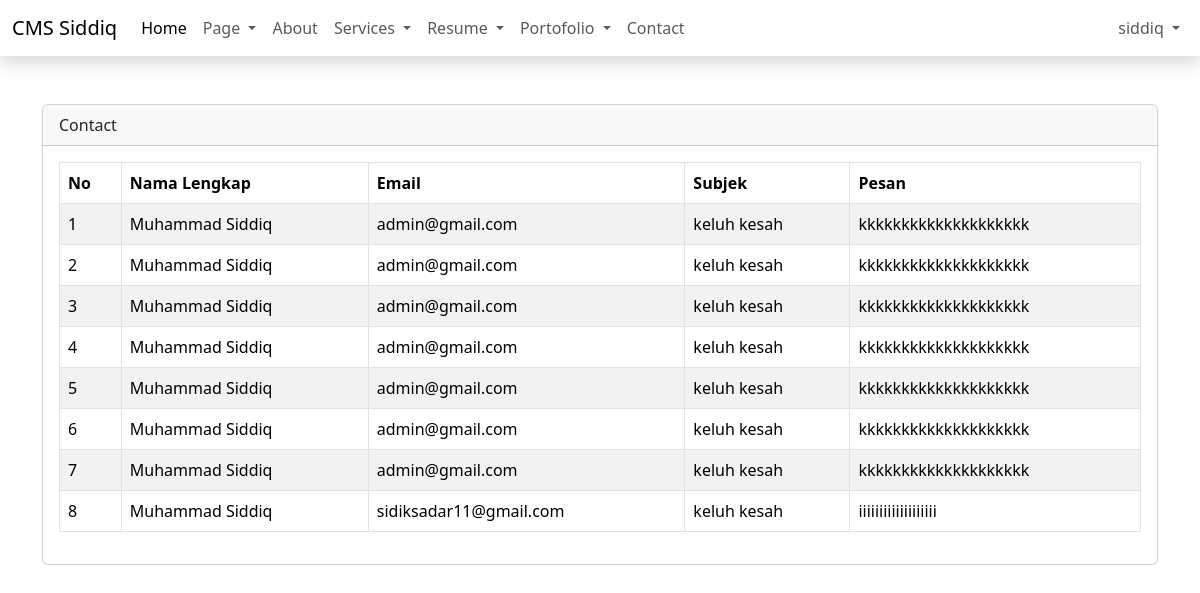
/admin/dashboard.php?page=contact (signed in), run on the app's committed database.
### tables this page shows
CREATE TABLE `contacts` (
  `id` int(20) NOT NULL,
  `name` varchar(50) NOT NULL,
  `email` varchar(50) NOT NULL,
  `subject` varchar(50) NOT NULL,
  `message` varchar(500) NOT NULL,
  `created_at` timestamp NOT NULL DEFAULT current_timestamp() ON UPDATE current_timestamp(),
  `updated_at` timestamp NOT NULL DEFAULT current_timestamp()
);

### admin/content/contact.php (the view, shortened to what this page needs)
<?php
$query = mysqli_query($config, "SELECT * FROM contacts ORDER BY id DESC");
$row = mysqli_fetch_all($query, MYSQLI_ASSOC);
?>
<div class="table-responsive">
    <table id="table" class="table table-bordered table-striped">
        <thead>
            <tr>
                <th>No</th>
                <th>Nama Lengkap</th>
                <th>Email</th>
                <th>Subjek</th>
                <th>Pesan</th>
            </tr>
        </thead>
        <tbody>
            <?php $i = 1;
            foreach ($row as $key => $data): ?>
                <tr>
                    <td><?= $key + 1 ?></td>
                    <td><?= $data['name'] ?></td>
                    <td><?= $data['email'] ?></td>
                    <td><?= $data['subject'] ?></td>
                    <td><?= $data['message'] ?></td>
                </tr>
            <?php endforeach ?>
        </tbody>
    </table>
</div>

### data on the page
contacts: name "Muhammad Siddiq", email "admin@gmail.com", subject "keluh kesah", message "kkkkkkkkkkkkkkkkkkkk"
contacts: name "Muhammad Siddiq", email "admin@gmail.com", subject "keluh kesah", message "kkkkkkkkkkkkkkkkkkkk"
contacts: name "Muhammad Siddiq", email "admin@gmail.com", subject "keluh kesah", message "kkkkkkkkkkkkkkkkkkkk"
contacts: name "Muhammad Siddiq", email "admin@gmail.com", subject "keluh kesah", message "kkkkkkkkkkkkkkkkkkkk"
contacts: name "Muhammad Siddiq", email "admin@gmail.com", subject "keluh kesah", message "kkkkkkkkkkkkkkkkkkkk"
contacts: name "Muhammad Siddiq", email "admin@gmail.com", subject "keluh kesah", message "kkkkkkkkkkkkkkkkkkkk"
contacts: name "Muhammad Siddiq", email "admin@gmail.com", subject "keluh kesah", message "kkkkkkkkkkkkkkkkkkkk"
contacts: name "Muhammad Siddiq", email "sidiksadar11@gmail.com", subject "keluh kesah", message "iiiiiiiiiiiiiiiiiii"

### other printed values
$_name "siddiq"
str_replace("-", " ",  ucfirst($_GET['page'])) "Contact"
